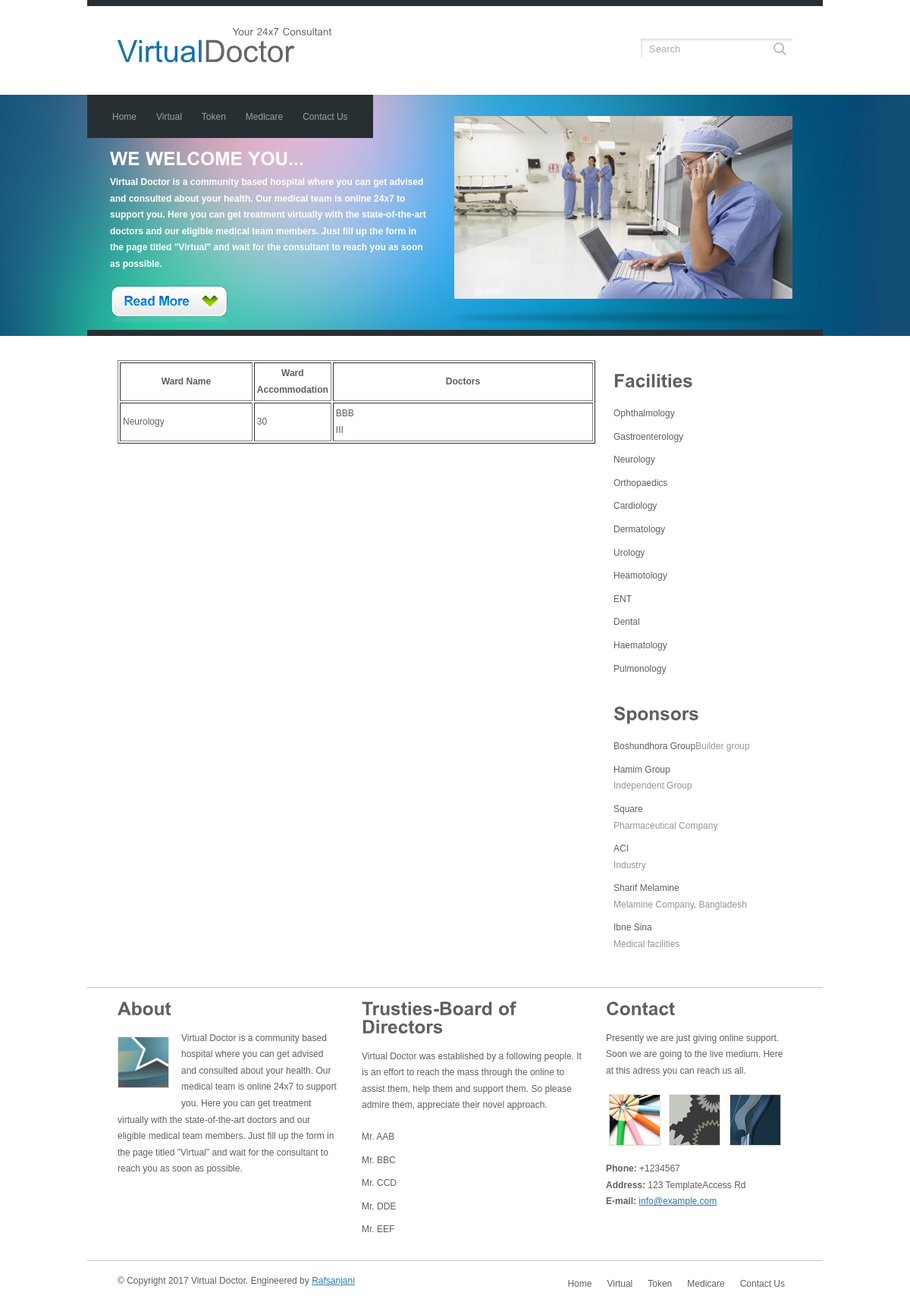
The page /welcome/detail/3 on the database its author committed.
### tables this page shows
CREATE TABLE `wards` (
  `ward_id` int(11) NOT NULL,
  `ward_name` varchar(30) NOT NULL,
  `accommodation` int(11) NOT NULL,
  `status` tinyint(1) NOT NULL DEFAULT '1'
);

CREATE TABLE `doctors` (
  `doctor_id` int(11) NOT NULL,
  `ward_id` int(11) NOT NULL,
  `doctor_name` varchar(30) NOT NULL,
  `doctor_email` varchar(30) NOT NULL,
  `doctor_password` varchar(64) NOT NULL,
  `speciality` char(30) NOT NULL,
  `shift` varchar(11) NOT NULL
);

### application/controllers/Welcome.php (called while the page is built, shortened)
<?php
class Welcome extends CI_Controller {
    function detail($ward_id) {
        $data = array();
        $data['title'] = "Detail";
        $data['facility'] = $this->ward_model->facility();
        $data['ward_info'] = $this->super_model->ward_info($ward_id);
        $data['doctor_info'] = $this->doctor_model->doctor_info($ward_id);
        $data['main'] = $this->load->view('detail', $data, true);
        $this->load->view('master', $data);
    }
}

### index.php (called while the page is built, shortened)
<?php
require_once BASEPATH.'core/CodeIgniter.php';

### application/models/Super_model.php (called while the page is built, shortened)
<?php
class Super_Model extends CI_Model {
    public function ward_info($ward_id){
        $this->db->select('*');
        $this->db->from('wards');
        $this->db->where('ward_id',$ward_id);
        $query = $this->db->get();
        $result = $query->result();
        return $result;
    }
}

### application/models/Doctor_model.php (called while the page is built, shortened)
<?php
class Doctor_model extends CI_Model {
    public function doctor_info($ward_id){
        $this->db->select('*');
        $this->db->from('doctors');
        $this->db->where('ward_id',$ward_id);
        $query = $this->db->get();
        $result = $query->result();
        return $result;
    }
}

### application/models/Ward_model.php (called while the page is built)
<?php
class Ward_model extends CI_Model {
    public function facility(){
        $this->db->select('*');
        $this->db->from('wards');
        $this->db->where('status',1);
        $query = $this->db->get();
        $result = $query->result();
        return $result;
    }
}

### application/views/detail.php (the view)
<table width="100%" align="center" cellpadding="3" cellspacing="2" border="1">
    <tr>
        <th width="30%">Ward Name</th>
        <th width="10%">Ward Accommodation</th>
        <th width="60%">Doctors</th>
    </tr>
    <?php foreach($ward_info as $wi){ ?>
    <tr>
        <td><?php echo $wi->ward_name; ?></td>
        <td><?php echo $wi->accommodation; ?></td>
        <td><?php
            foreach($doctor_info as $di){
                echo $di->doctor_name."<br>";
            }
            ?>
        </td>
    </tr>
    <?php } ?>
</table>

### application/views/template/sidebar.php
<div class="sidebar">
    <div class="gadget">
        <h2>Facilities</h2>
        <ul class="sb_menu">
            <?php foreach ($facility as $f) { ?>
                <li><a href="<?= base_url() ?>welcome/detail/<?php echo $f->ward_id; ?>"><?php echo $f->ward_name; ?></a></li>
            <?php } ?>
        </ul>
    </div>
    <div class="gadget">
        <h2>Sponsors</h2>
        <ul class="ex_menu">
            <li><a href="#" title="Boshundhora Group">Boshundhora Group</a>Builder group</li>
            <li><a href="#" title="Hamim Group">Hamim Group</a><br />Independent Group</li>
            <li><a href="#" title="Square Pharmaceutical">Square</a><br />Pharmaceutical Company</li>
            <li><a href="#" title="ACI">ACI</a><br />Industry</li>
            <li><a href="#" title="Sharif Melamine">Sharif Melamine</a><br />Melamine Company, Bangladesh</li>
            <li><a href="#" title="Ibne Sina">Ibne Sina</a><br />Medical facilities</li>
        </ul>
    </div>
</div>

### resources/style.css (style rules this page uses)
body { margin:0; padding:0; width:100%; color:#5f5f5f; font:normal 12px/1.8em Arial, Helvetica, sans-serif; }
html, .main { padding:0; margin:0; background-color:#fff; }
h2 { font:bold 24px Arial, Helvetica, sans-serif; color:#5f5f5f; padding:8px 0; margin:8px 0; }
a { color:#267bab; text-decoration:underline; }
.content .mainbar .article, .content .sidebar .gadget { margin:0; padding:0 0 16px 0; }
.content .sidebar { margin:0; padding:0; float:right; width:236px; }
ul.sb_menu { width:140px; }
ul.sb_menu, ul.ex_menu { margin:0; padding:0; list-style:none; color:#959595; }
ul.sb_menu li, ul.ex_menu li { margin:0; border-bottom:1px solid #fff; }
ul.sb_menu li { margin:4px 0; padding:4px 0 0; }
ul.ex_menu li { margin:4px 0; padding:4px 0 0; }
ul.sb_menu li a, ul.ex_menu li a { color:#5f5f5f; text-decoration:none; }

### rows shown on the page
wards: ward_name "Neurology", accommodation "30"
doctors: doctor_name "BBB"
doctors: doctor_name "III"
wards: ward_name "Ophthalmology"
wards: ward_name "Gastroenterology"
wards: ward_name "Orthopaedics"
wards: ward_name "Cardiology"
wards: ward_name "Dermatology"
wards: ward_name "Urology"
wards: ward_name "Heamotology"
wards: ward_name "ENT"
wards: ward_name "Dental"
wards: ward_name "Haematology"
wards: ward_name "Pulmonology"
